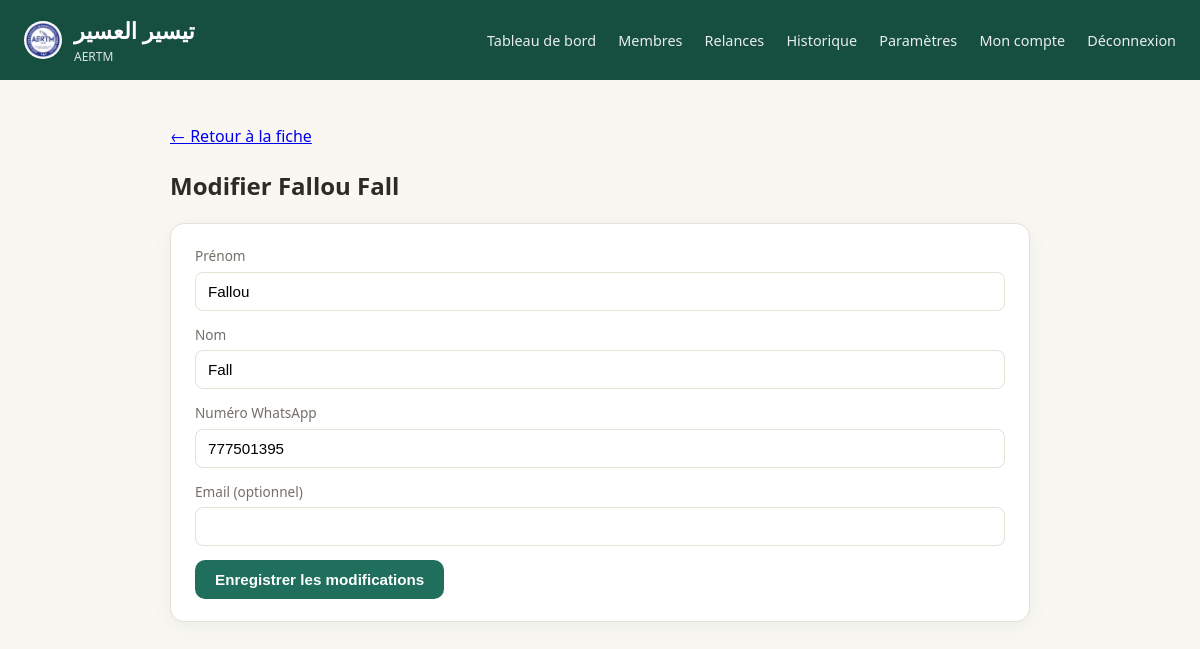
Page /gerant/membres/3/modifier (signed in) on the committed database.
### models.py (models this page shows, shortened)
class Member(db.Model, UserMixin):
    __tablename__ = "members"
    id = db.Column(db.Integer, primary_key=True)
    nom = db.Column(db.String(80), nullable=False)
    prenom = db.Column(db.String(80), nullable=False)
    whatsapp = db.Column(db.String(30), unique=True, nullable=False)
    email = db.Column(db.String(120), nullable=True)
    role = db.Column(db.String(20), nullable=False, default="member")  # "member" | "manager"
    actif = db.Column(db.Boolean, default=True, nullable=False)
    password_hash = db.Column(db.String(255), nullable=False)
    date_ajout = db.Column(db.DateTime, default=datetime.utcnow)
    assignments = db.relationship("Assignment", backref="member", lazy=True)
    confirmations = db.relationship("Confirmation", backref="member", lazy=True)
    reminders = db.relationship("Reminder", backref="member", lazy=True)
    @property
    def is_manager(self) -> bool:
        return self.role == "manager"
    @property
    def full_name(self) -> str:
        return f"{self.prenom} {self.nom}"

### app.py (the view, shortened to what this page needs)
    @app.route("/gerant/membres/<int:member_id>/modifier", methods=["GET", "POST"])
    @login_required
    def edit_member(member_id):
        manager_required()
        membre = Member.query.get_or_404(member_id)
        return render_template("edit_member.html", config=Config, membre=membre)

### templates/edit_member.html (shortened to what this page needs)
{% extends "base.html" %}
{% block content %}
<p><a href="{{ url_for('member_detail', member_id=membre.id) }}">← Retour à la fiche</a></p>
<h2>Modifier {{ membre.full_name }}</h2>
<div class="card">
  <form method="POST" action="{{ url_for('edit_member', member_id=membre.id) }}">
    <div class="form-group"><label>Prénom</label><input type="text" name="prenom" value="{{ membre.prenom }}" required></div>
    <div class="form-group"><label>Nom</label><input type="text" name="nom" value="{{ membre.nom }}" required></div>
    <div class="form-group"><label>Numéro WhatsApp</label><input type="text" name="whatsapp" value="{{ membre.whatsapp }}" required></div>
    <div class="form-group"><label>Email (optionnel)</label><input type="email" name="email" value="{{ membre.email or '' }}"></div>
    <button type="submit" class="btn">Enregistrer les modifications</button>
  </form>
</div>
{% endblock %}

### static/css/style.css (style rules this page uses)
:root { --color-bg: #faf7f2; --color-surface: #ffffff; --color-primary: #1f6f5c; --color-primary-dark: #164e40; --color-gold: #b8863b; --color-text: #2b2b28; --color-muted: #746f68; --color-border: #e7e0d4; --color-green: #2f9e63; --color-orange: #d98a2b; --color-red: #c94b3f; --color-yellow: #d9b64b; --radius: 14px; --shadow: 0 4px 18px rgba(31, 111, 92, 0.08); font-family: "Segoe UI", "Helvetica Neue", Arial, sans-serif; }
* { box-sizing: border-box; }
body { margin: 0; background: var(--color-bg); color: var(--color-text); line-height: 1.5; }
.card { background: var(--color-surface); border: 1px solid var(--color-border); border-radius: var(--radius); box-shadow: var(--shadow); padding: 22px 24px; margin-bottom: 20px; }
.btn { display: inline-block; border: none; border-radius: 10px; padding: 11px 20px; font-size: 0.95rem; font-weight: 600; cursor: pointer; text-decoration: none; color: #fff; background: var(--color-primary); }
.form-group { margin-bottom: 14px; }
.form-group label { display: block; font-size: 0.85rem; margin-bottom: 5px; color: var(--color-muted); }
.form-group input, .form-group select { width: 100%; padding: 10px 12px; border-radius: 8px; border: 1px solid var(--color-border); font-size: 0.95rem; }

### rows in the picture
Member: full_name "Fallou Fall", prenom "Fallou", nom "Fall", whatsapp "777501395"

### other values in the picture
{{ config.APP_NAME }} "تيسير العسير"
